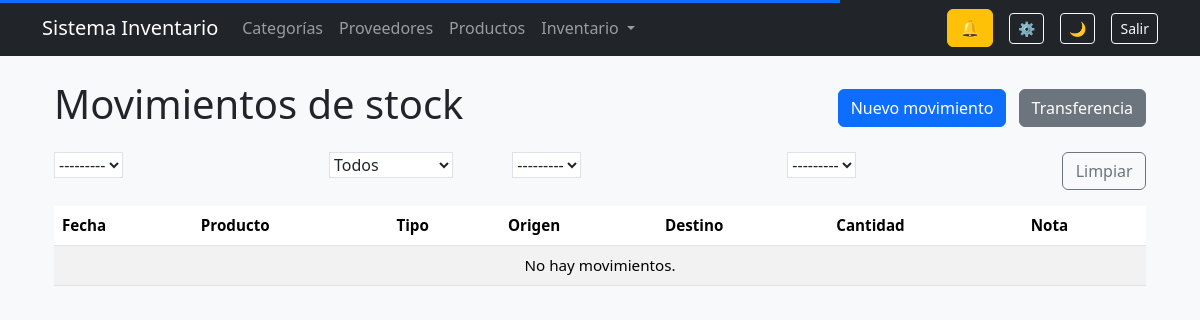
The page /inventory/stock-movements/ (signed in) on the database as committed earlier.
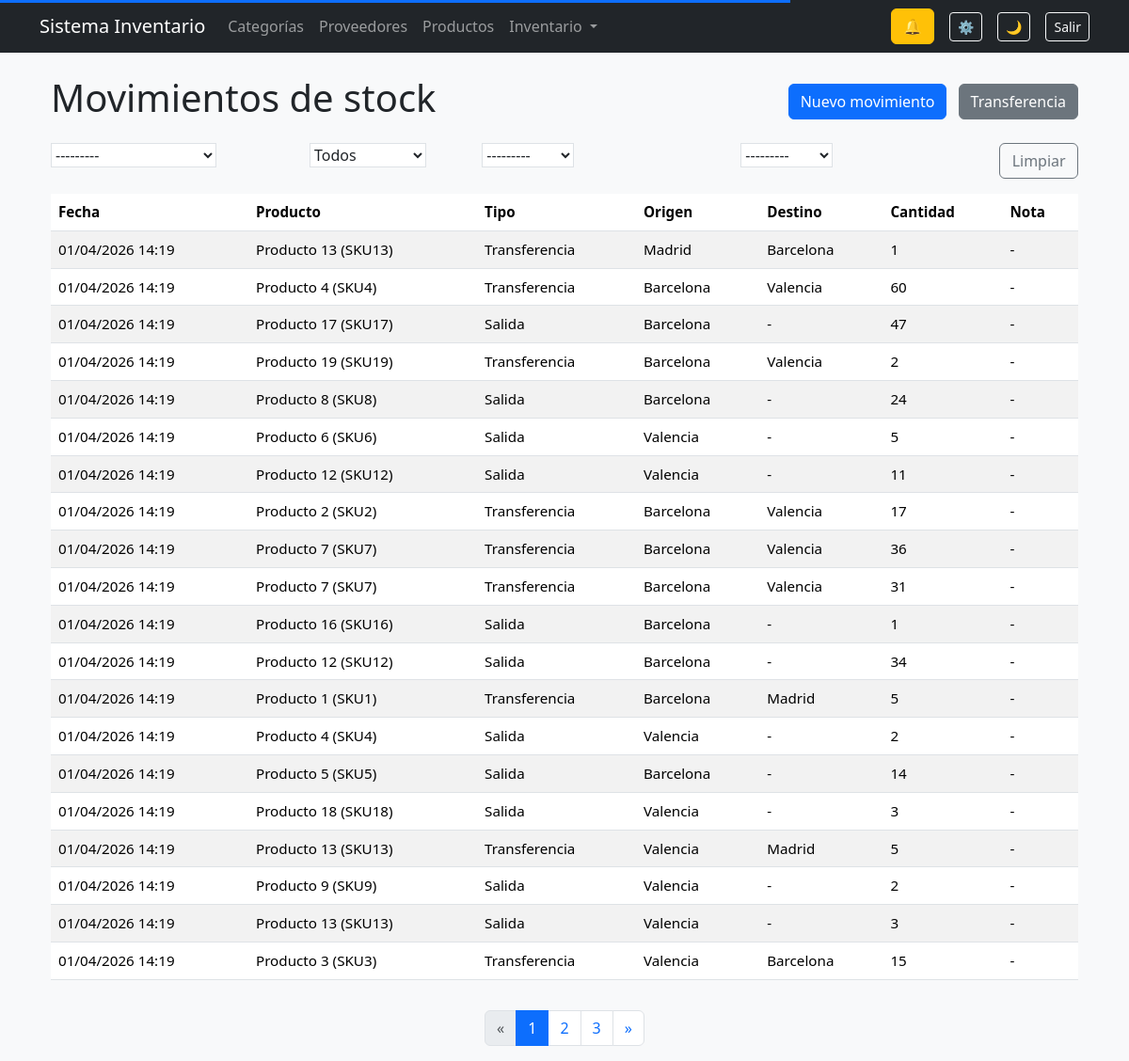
The same page on the database as committed later.
### inventory/models/movements.py (models this page shows, shortened)
class StockMovement(models.Model):
    MOVEMENT_TYPES = (
        ("IN", "Entrada"),
        ("OUT", "Salida"),
        ("TRANSFER", "Transferencia"),
    )
    organization = models.ForeignKey(
        Organization,
        on_delete=models.CASCADE,
        related_name="movements",
        db_index=True,
    )
    product = models.ForeignKey(
        Product,
        on_delete=models.CASCADE,
        related_name="movements"
    )
    movement_type = models.CharField(max_length=10, choices=MOVEMENT_TYPES)
    origin = models.ForeignKey(
        Location,
        on_delete=models.SET_NULL,
        null=True,
        blank=True,
        related_name="movements_origin"
    )
    destination = models.ForeignKey(
        Location,
        on_delete=models.SET_NULL,
        null=True,
        blank=True,
        related_name="movements_destination"
    )
    quantity = models.PositiveIntegerField()
    note = models.TextField(blank=True)
    created_at = models.DateTimeField(auto_now_add=True)
    class Meta:
        ordering = ["-created_at"]
        indexes = [
            models.Index(fields=["organization", "created_at"]),
        ]

### products/models.py (models this page shows, shortened)
class Product(models.Model):
    organization = models.ForeignKey(
        Organization,
        on_delete=models.CASCADE,
        related_name="products",
        db_index=True,
    )
    name = models.CharField(max_length=150, db_index=True)
    sku = models.CharField(max_length=50, db_index=True)
    category = models.ForeignKey(
        Category,
        on_delete=models.SET_NULL,
        null=True,
        related_name='products'
    )
    supplier = models.ForeignKey(
        Supplier,
        on_delete=models.SET_NULL,
        null=True,
        blank=True,
        related_name='products'
    )
    stock = models.IntegerField(default=0)
    min_stock = models.IntegerField(default=0)
    cost_price = models.DecimalField(max_digits=10, decimal_places=2, default=0)
    sale_price = models.DecimalField(max_digits=10, decimal_places=2, default=0)
    image = models.ImageField(upload_to=product_image_path, blank=True, null=True)
    last_low_stock_alert = models.DateTimeField(null=True, blank=True)
    created_at = models.DateTimeField(auto_now_add=True)
    updated_at = models.DateTimeField(auto_now=True)
    class Meta:
        ordering = ['name']
        unique_together = ("organization", "sku")
        indexes = [
            models.Index(fields=["organization", "name"]),
            models.Index(fields=["organization", "sku"]),
        ]
    def __str__(self):
        return f"{self.name} ({self.sku})"

### inventory/models/locations.py (models this page shows)
class Location(models.Model):
    organization = models.ForeignKey(
        Organization,
        on_delete=models.CASCADE,
        related_name="locations",
        db_index=True,
    )
    name = models.CharField(max_length=150)
    address = models.TextField(blank=True)
    is_active = models.BooleanField(default=True)
    class Meta:
        ordering = ["name"]
        unique_together = ("organization", "name")
        indexes = [
            models.Index(fields=["organization", "name"]),
        ]
    def __str__(self):
        return self.name

### inventory/views/stock.py (the view)
def stockmovement_list(request):
    view = StockMovementListView()
    qs, filter_form = view.get_queryset(request)
    page_obj = view.paginate_queryset(request, qs)
    context = {
        "movements": page_obj,
        "page_obj": page_obj,
        "filter_form": filter_form,
        "current_sort": request.GET.get("sort", ""),
        "current_dir": request.GET.get("dir", "asc"),
    }
    if view.is_htmx(request):
        return render(request, "inventory/stock/partials/table.html", context)
    return render(request, "inventory/stock/list.html", context)

### inventory/forms/stock.py
class StockMovementFilterForm(forms.Form):
    product = forms.ModelChoiceField(queryset=Product.objects.none(), required=False)
    movement_type = forms.ChoiceField(
        required=False,
        choices=[("", "Todos")] + list(StockMovement._meta.get_field("movement_type").choices),
    )
    origin = forms.ModelChoiceField(queryset=Location.objects.none(), required=False)
    destination = forms.ModelChoiceField(queryset=Location.objects.none(), required=False)
    q = forms.CharField(required=False)
    date_from = forms.DateField(required=False)
    date_to = forms.DateField(required=False)
    def __init__(self, *args, **kwargs):
        organization = kwargs.pop("organization", None)
        super().__init__(*args, **kwargs)
        if organization:
            self.fields["product"].queryset = Product.objects.filter(organization=organization)
            self.fields["origin"].queryset = Location.objects.filter(organization=organization)
            self.fields["destination"].queryset = Location.objects.filter(organization=organization)

### accounts/permissions.py (called while the page is built)
def can_view_products(user):
    return user.is_authenticated

def can_create_products(user):
    return is_manager(user) or is_staff(user)

### inventory/templates/inventory/stock/list.html
{% extends "base.html" %}
{% block content %}
<div class="container mt-4">
    <div class="d-flex justify-content-between align-items-center mb-3">
        <h1>Movimientos de stock</h1>
        <div>
            {% if can_create_inventory %}
                <a href="{% url 'stockmovement_create' %}" class="btn btn-primary me-2">Nuevo movimiento</a>
                <a href="{% url 'transfer_create' %}" class="btn btn-secondary">Transferencia</a>
            {% endif %}
        </div>
    </div>
    <form
        method="get"
        class="row g-2 mb-3"
        hx-get="{% url 'stockmovement_list' %}"
        hx-target="#movements-table"
        hx-swap="innerHTML"
        hx-push-url="true"
        hx-trigger="change delay:300ms"
    >
        <div class="col-md-3">
            {{ filter_form.product }}
        </div>
        <div class="col-md-2">
            {{ filter_form.movement_type }}
        </div>
        <div class="col-md-3">
            {{ filter_form.origin }}
        </div>
        <div class="col-md-3">
            {{ filter_form.destination }}
        </div>
        <div class="col-md-1 d-grid">
            <button type="button"
                    class="btn btn-outline-secondary"
                    onclick="clearFilters(this)">
                Limpiar
            </button>
        </div>
    </form>
    <div id="movements-table">
        {% include "inventory/stock/partials/table.html" %}
    </div>
</div>
{% endblock %}

### inventory/templates/inventory/stock/partials/table.html
<div class="table-responsive">
<table class="table table-striped align-middle">
    <thead>
        <tr>
            {% include "partials/sortable_th.html" with field="created_at" label="Fecha" target="#movements-table" %}
            {% include "partials/sortable_th.html" with field="product__name" label="Producto" target="#movements-table" %}
            {% include "partials/sortable_th.html" with field="movement_type" label="Tipo" target="#movements-table" %}
            {% include "partials/sortable_th.html" with field="origin__name" label="Origen" target="#movements-table" %}
            {% include "partials/sortable_th.html" with field="destination__name" label="Destino" target="#movements-table" %}
            {% include "partials/sortable_th.html" with field="quantity" label="Cantidad" target="#movements-table" %}
            <th>Nota</th>
        </tr>
    </thead>
    <tbody>
        {% for m in movements %}
        <tr>
            <td>{{ m.created_at|date:"d/m/Y H:i" }}</td>
            <td>{{ m.product }}</td>
            <td>{{ m.get_movement_type_display }}</td>
            <td>{{ m.origin|default:"-" }}</td>
            <td>{{ m.destination|default:"-" }}</td>
            <td>{{ m.quantity }}</td>
            <td>{{ m.note|default:"-" }}</td>
        </tr>
        {% empty %}
        <tr>
            <td colspan="7" class="text-center">No hay movimientos.</td>
        </tr>
        {% endfor %}
    </tbody>
</table>
</div>
{% include "shared/pagination.html" with target_id="#movements-table" %}

Rows that differ between the two databases and show on the page:
now on this page (row edited): StockMovement: created_at "01/04/2026 14:19", product "Producto 13 (SKU13)", movement_type "Transferencia", origin "Madrid", destination "Barcelona", quantity "1", note "-"
now on this page (row edited): StockMovement: created_at "01/04/2026 14:19", product "Producto 4 (SKU4)", movement_type "Transferencia", origin "Barcelona", destination "Valencia", quantity "60", note "-"
now on this page (row edited): StockMovement: created_at "01/04/2026 14:19", product "Producto 17 (SKU17)", movement_type "Salida", origin "Barcelona", destination "-", quantity "47", note "-"
now on this page (row edited): StockMovement: created_at "01/04/2026 14:19", product "Producto 19 (SKU19)", movement_type "Transferencia", origin "Barcelona", destination "Valencia", quantity "2", note "-"
now on this page (row edited): StockMovement: created_at "01/04/2026 14:19", product "Producto 8 (SKU8)", movement_type "Salida", origin "Barcelona", destination "-", quantity "24", note "-"
now on this page (row edited): StockMovement: created_at "01/04/2026 14:19", product "Producto 6 (SKU6)", movement_type "Salida", origin "Valencia", destination "-", quantity "5", note "-"
now on this page (row edited): StockMovement: created_at "01/04/2026 14:19", product "Producto 12 (SKU12)", movement_type "Salida", origin "Valencia", destination "-", quantity "11", note "-"
now on this page (row edited): StockMovement: created_at "01/04/2026 14:19", product "Producto 2 (SKU2)", movement_type "Transferencia", origin "Barcelona", destination "Valencia", quantity "17", note "-"
now on this page (row edited): StockMovement: created_at "01/04/2026 14:19", product "Producto 7 (SKU7)", movement_type "Transferencia", origin "Barcelona", destination "Valencia", quantity "36", note "-"
now on this page (row edited): StockMovement: created_at "01/04/2026 14:19", product "Producto 7 (SKU7)", movement_type "Transferencia", origin "Barcelona", destination "Valencia", quantity "31", note "-"
now on this page (row edited): StockMovement: created_at "01/04/2026 14:19", product "Producto 16 (SKU16)", movement_type "Salida", origin "Barcelona", destination "-", quantity "1", note "-"
now on this page (row edited): StockMovement: created_at "01/04/2026 14:19", product "Producto 12 (SKU12)", movement_type "Salida", origin "Barcelona", destination "-", quantity "34", note "-"
now on this page (row edited): StockMovement: created_at "01/04/2026 14:19", product "Producto 1 (SKU1)", movement_type "Transferencia", origin "Barcelona", destination "Madrid", quantity "5", note "-"
now on this page (row edited): StockMovement: created_at "01/04/2026 14:19", product "Producto 4 (SKU4)", movement_type "Salida", origin "Valencia", destination "-", quantity "2", note "-"
now on this page (row edited): StockMovement: created_at "01/04/2026 14:19", product "Producto 5 (SKU5)", movement_type "Salida", origin "Barcelona", destination "-", quantity "14", note "-"
now on this page (row edited): StockMovement: created_at "01/04/2026 14:19", product "Producto 18 (SKU18)", movement_type "Salida", origin "Valencia", destination "-", quantity "3", note "-"
now on this page (row edited): StockMovement: created_at "01/04/2026 14:19", product "Producto 13 (SKU13)", movement_type "Transferencia", origin "Valencia", destination "Madrid", quantity "5", note "-"
now on this page (row edited): StockMovement: created_at "01/04/2026 14:19", product "Producto 9 (SKU9)", movement_type "Salida", origin "Valencia", destination "-", quantity "2", note "-"
now on this page (row edited): StockMovement: created_at "01/04/2026 14:19", product "Producto 13 (SKU13)", movement_type "Salida", origin "Valencia", destination "-", quantity "3", note "-"
now on this page (row edited): StockMovement: created_at "01/04/2026 14:19", product "Producto 3 (SKU3)", movement_type "Transferencia", origin "Valencia", destination "Barcelona", quantity "15", note "-"
Other text that changed with them:
text no longer shown: "No hay movimientos."
new list line: "1"
new list line: "2"
new list line: "3"
